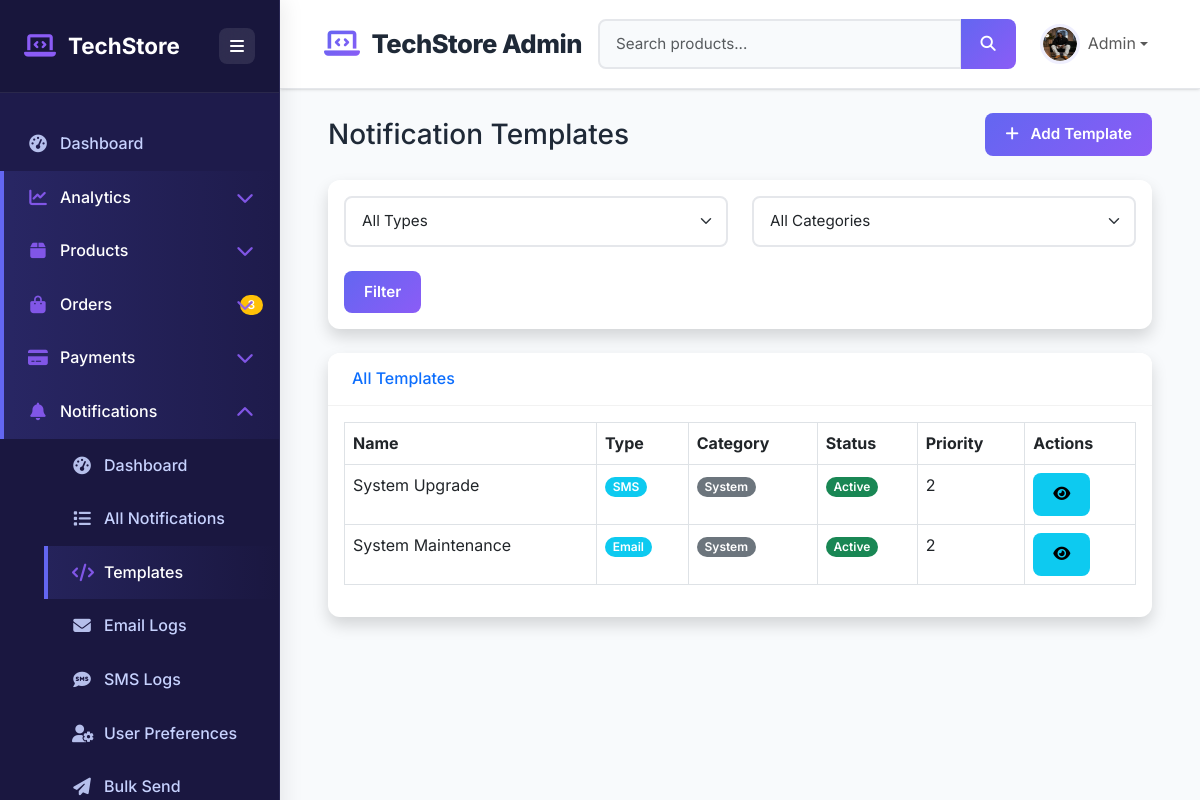
Screenshot of /notifications/admin-templates/ (signed in) with the database file from the repository.
### users/models.py (models this page shows, shortened)
class User(AbstractUser):
    ROLE_CHOICES = (
        ('customer', 'Customer'),
        ('seller', 'Seller'),
        ('admin', 'Administrator'),
    )
    role = models.CharField(max_length=20, choices=ROLE_CHOICES, default='customer')
    phone = models.CharField(max_length=20, blank=True)
    address = models.TextField(blank=True)
    city = models.CharField(max_length=100, blank=True)
    state = models.CharField(max_length=100, blank=True)
    country = models.CharField(max_length=100, blank=True)
    zip_code = models.CharField(max_length=20, blank=True)
    profile_picture = models.ImageField(upload_to='profiles/', blank=True)
    email_verified = models.BooleanField(default=False)
    phone_verified = models.BooleanField(default=False)
    email_verification_token = models.CharField(max_length=100, blank=True, null=True)
    email_token_created = models.DateTimeField(null=True, blank=True)
    otp = models.CharField(max_length=6, blank=True)
    otp_expiry = models.DateTimeField(null=True, blank=True)
    created_at = models.DateTimeField(auto_now_add=True)
    updated_at = models.DateTimeField(auto_now=True)
    class Meta:
        db_table = 'users'
    @property
    def profile_picture_url(self):
        if self.profile_picture and hasattr(self.profile_picture, 'url'):
            return self.profile_picture.url
        return None

### notifications/models.py (models this page shows, shortened)
class NotificationTemplate(models.Model):
    TEMPLATE_TYPE_CHOICES = [
        ('email', 'Email'),
        ('sms', 'SMS'),
        ('push', 'Push Notification'),
        ('whatsapp', 'WhatsApp'),
    ]
    NOTIFICATION_CATEGORY_CHOICES = [
        ('order', 'Order'),
        ('payment', 'Payment'),
        ('shipping', 'Shipping'),
        ('account', 'Account'),
        ('promotional', 'Promotional'),
        ('system', 'System'),
    ]
    name = models.CharField(max_length=100)
    template_type = models.CharField(max_length=20, choices=TEMPLATE_TYPE_CHOICES)
    category = models.CharField(max_length=20, choices=NOTIFICATION_CATEGORY_CHOICES)
    subject = models.CharField(max_length=200, blank=True)
    html_content = models.TextField(blank=True)  # For email/rich notifications
    text_content = models.TextField(blank=True)  # For SMS/plain text
    push_content = models.TextField(blank=True)  # For push notifications
    available_variables = models.JSONField(default=list)
    is_active = models.BooleanField(default=True)
    priority = models.IntegerField(default=1)  # 1=Low, 2=Medium, 3=High, 4=Urgent
    created_at = models.DateTimeField(auto_now_add=True)
    updated_at = models.DateTimeField(auto_now=True)
    class Meta:
        ordering = ['category', 'priority', 'name']
        unique_together = ['name', 'template_type']

### notifications/views.py (the view)
# urls.py: path('admin-templates/', views.admin_template_list, name='admin_template_list'),
@staff_member_required
def admin_template_list(request):
    templates = NotificationTemplate.objects.all().order_by('-updated_at')
    template_type = request.GET.get('type')
    if template_type:
        templates = templates.filter(template_type=template_type)
    category = request.GET.get('category')
    if category:
        templates = templates.filter(category=category)
    is_active = request.GET.get('is_active')
    if is_active == 'true':
        templates = templates.filter(is_active=True)
    elif is_active == 'false':
        templates = templates.filter(is_active=False)
    search_query = request.GET.get('q')
    if search_query:
        templates = templates.filter(
            Q(name__icontains=search_query) |
            Q(subject__icontains=search_query)
        )
    paginator = Paginator(templates, 25)
    page = request.GET.get('page')
    try:
        templates = paginator.page(page)
    except PageNotAnInteger:
        templates = paginator.page(1)
    except EmptyPage:
        templates = paginator.page(paginator.num_pages)
    context = {
        'templates': templates,
        'template_types': NotificationTemplate.TEMPLATE_TYPE_CHOICES,
        'categories': NotificationTemplate.NOTIFICATION_CATEGORY_CHOICES,
        'filter_params': request.GET,
    }
    return render(request, 'admin/notifications/template_list.html', context)

### cart/context_processors.py (called while the page is built)
def cart_items_count(request):
    cart_count = 0
    cart_total = 0
    try:
        if request.user.is_authenticated:
            cart = Cart.objects.filter(user=request.user, is_active=True).first()
        else:
            session_key = request.session.session_key
            if session_key:
                cart = Cart.objects.filter(session_key=session_key, user=None, is_active=True).first()
            else:
                cart = None
        if cart:
            cart_count = cart.total_quantity
            cart_total = cart.total_price
    except Exception:
        pass
    return {
        'cart_items_count': cart_count,
        'cart_total_amount': cart_total,
    }

### notifications/context_processors.py (called while the page is built)
def notification_context(request):
    if request.user.is_authenticated:
        unread_count = Notification.objects.filter(user=request.user, is_read=False).count()
        recent_notifications = Notification.objects.filter(
            user=request.user
        ).order_by('-created_at')[:5]
        return {
            'unread_notifications_count': unread_count,
            'user_notifications': recent_notifications,
        }
    return {}

def admin_notification_context(request):
    if request.user.is_authenticated and request.user.is_staff:
        return {
            'admin_unread_count': Notification.objects.filter(is_read=False).count(),
            'admin_failed_count': Notification.objects.filter(status='failed').count(),
            'admin_today_count': Notification.objects.filter(
                created_at__date=timezone.now().date()
            ).count(),
        }
    return {}

### payments/context_processors.py (called while the page is built)
def admin_context(request):
    context = {}
    if request.user.is_authenticated and (request.user.is_staff or getattr(request.user, 'role', '') == 'admin'):
        context.update({
            'pending_refunds_count': Refund.objects.filter(
                Q(status='pending') | Q(status='processing')
            ).count(),
        })
    return context

### users/context_processors.py (called while the page is built)
def admin_sidebar_context(request):
    if request.user.is_authenticated and (request.user.is_staff or request.user.role in ['admin', 'seller']):
        return {
            'pending_users_count': User.objects.filter(is_active=False).count(),
            'unverified_users_count': User.objects.filter(email_verified=False).count(),
        }
    return {}

### templates/admin/notifications/template_list.html (shortened to what this page needs)
{% extends 'admin/admin_base.html' %}
{% block content %}
<div class="container-fluid px-4">
    <div class="d-flex justify-content-between align-items-center mb-4">
        <h1 class="h3 mb-0">Notification Templates</h1>
        <a href="{% url 'notifications:admin_template_add' %}" class="btn btn-primary">
            <i class="fas fa-plus me-2"></i> Add Template
        </a>
    </div>
    <div class="card shadow mb-4">
        <div class="card-body">
            <form method="get" class="row g-3">
                <div class="col-md-6">
                    <select name="type" class="form-select">
                        <option value="">All Types</option>
                    </select>
                </div>
                <div class="col-md-6">
                    <select name="category" class="form-select">
                        <option value="">All Categories</option>
                    </select>
                </div>
                <div class="col-12">
                    <button type="submit" class="btn btn-primary">Filter</button>
                </div>
            </form>
        </div>
    </div>
    <div class="card shadow">
        <div class="card-header py-3">
            <h6 class="m-0 font-weight-bold text-primary">All Templates</h6>
        </div>
        <div class="card-body">
            <div class="table-responsive">
                <table class="table table-bordered">
                    <thead>
                        <tr>
                            <th>Name</th>
                            <th>Type</th>
                            <th>Category</th>
                            <th>Status</th>
                            <th>Priority</th>
                            <th>Actions</th>
                        </tr>
                    </thead>
                    <tbody>
                        {% for template in templates %}
                        <tr>
                            <td>{{ template.name }}</td>
                            <td><span class="badge bg-info">{{ template.get_template_type_display }}</span></td>
                            <td><span class="badge bg-secondary">{{ template.get_category_display }}</span></td>
                            <td>
                                {% if template.is_active %}
                                <span class="badge bg-success">Active</span>
                                {% else %}
                                <span class="badge bg-danger">Inactive</span>
                                {% endif %}
                            </td>
                            <td>{{ template.priority }}</td>
                            <td>
                                <a href="{% url 'notifications:admin_template_detail' template.id %}" class="btn btn-sm btn-info">
                                    <i class="fas fa-eye"></i>
                                </a>
                            </td>
                        </tr>
                        {% empty %}
                        <tr>
                            <td colspan="6" class="text-center py-4">No templates found</td>
                        </tr>
                        {% endfor %}
                    </tbody>
                </table>
            </div>
        </div>
    </div>
</div>
{% endblock %}

### templates/admin/admin_base.html (shortened to what this page needs)
<!DOCTYPE html>
<html lang="en">
<head>
    <link href="https://cdn.jsdelivr.net/npm/bootstrap@5.3.0/dist/css/bootstrap.min.css" rel="stylesheet">
    <link rel="stylesheet" href="https://cdnjs.cloudflare.com/ajax/libs/font-awesome/6.4.0/css/all.min.css">
</head>
<body>
    <div id="sidebar">
        <div class="sidebar-header">
            <h3>
                <i class="fas fa-laptop-code"></i>
                <span>TechStore</span>
            </h3>
            <button id="sidebarToggle" type="button" aria-label="Toggle sidebar">
                <i class="fas fa-bars"></i>
            </button>
        </div>
        <div class="sidebar-menu">
            <a href="{% url 'analytics:analytics_dashboard' %}" class="nav-link">
                <i class="fas fa-tachometer-alt"></i>
                <span>Dashboard</span>
            </a>
            <a href="#analyticsSubmenu" class="nav-link" data-bs-toggle="collapse">
                <i class="fas fa-chart-line"></i>
                <span>Analytics</span>
                <i class="fas fa-chevron-down ms-auto"></i>
            </a>
            <a href="#productsSubmenu" class="nav-link" data-bs-toggle="collapse">
                <i class="fas fa-box"></i>
                <span>Products</span>
                <i class="fas fa-chevron-down ms-auto"></i>
            </a>
            <a href="#ordersSubmenu" class="nav-link" data-bs-toggle="collapse">
                <i class="fas fa-shopping-bag"></i>
                <span>Orders</span>
                {% if pending_orders_count %}
                <span class="badge bg-warning badge-sidebar">{{ pending_orders_count }}</span>
                {% endif %}
                <i class="fas fa-chevron-down ms-auto"></i>
            </a>
            <a href="#paymentsSubmenu" class="nav-link" data-bs-toggle="collapse">
                <i class="fas fa-credit-card"></i>
                <span>Payments</span>
                <i class="fas fa-chevron-down ms-auto"></i>
            </a>
            <a href="#notificationsSubmenu" class="nav-link" data-bs-toggle="collapse">
                <i class="fas fa-bell"></i>
                <span>Notifications</span>
                <i class="fas fa-chevron-down ms-auto"></i>
            </a>
            <div class="collapse" id="notificationsSubmenu">
                <div class="submenu">
                    <a href="{% url 'notifications:admin_notification_dashboard' %}" class="nav-link">
                        <i class="fas fa-tachometer-alt"></i>
                        <span>Dashboard</span>
                    </a>
                    <a href="{% url 'notifications:admin_notification_list' %}" class="nav-link">
                        <i class="fas fa-list"></i>
                        <span>All Notifications</span>
                    </a>
                    <a href="{% url 'notifications:admin_template_list' %}" class="nav-link">
                        <i class="fas fa-code"></i>
                        <span>Templates</span>
                    </a>
                    <a href="{% url 'notifications:admin_email_logs' %}" class="nav-link">
                        <i class="fas fa-envelope"></i>
                        <span>Email Logs</span>
                    </a>
                    <a href="{% url 'notifications:admin_sms_logs' %}" class="nav-link">
                        <i class="fas fa-sms"></i>
                        <span>SMS Logs</span>
                    </a>
                    <a href="{% url 'notifications:admin_preferences_list' %}" class="nav-link">
                        <i class="fas fa-user-cog"></i>
                        <span>User Preferences</span>
                    </a>
                    <a href="{% url 'notifications:admin_send_bulk_notification' %}" class="nav-link">
                        <i class="fas fa-paper-plane"></i>
                        <span>Bulk Send</span>
                    </a>
                </div>
            </div>
        </div>
    </div>
    <div id="content">
        <nav class="top-navbar navbar navbar-expand-lg navbar-light">
            <div class="container-fluid">
                <a class="navbar-brand" href="{% url 'analytics:analytics_dashboard' %}">
                    <i class="fas fa-laptop-code"></i>
                    <span>TechStore Admin</span>
                </a>
                <div class="collapse navbar-collapse" id="navbarMain">
                    <form class="d-flex me-3 search-form" action="{% url 'products:product_search' %}" method="get">
                        <div class="input-group">
                            <input type="text" class="form-control search-input" placeholder="Search products..."
                                   name="q" aria-label="Search products">
                            <button class="btn btn-primary search-btn" type="submit">
                                <i class="fas fa-search"></i>
                            </button>
                        </div>
                    </form>
                    <div class="navbar-nav">
                        <div class="nav-item dropdown">
                            <a class="nav-link dropdown-toggle d-flex align-items-center" href="#"
                               id="userDropdown" role="button" data-bs-toggle="dropdown">
                                <div class="user-avatar me-2">
                                    {% if request.user.profile_picture_url %}
                                        <img src="{{ request.user.profile_picture_url }}"
                                             alt="{{ request.user.username }}"
                                             class="rounded-circle w-100 h-100">
                                    {% else %}
                                        <div class="rounded-circle bg-primary d-flex align-items-center justify-content-center w-100 h-100">
                                            <i class="fas fa-user text-white"></i>
                                        </div>
                                    {% endif %}
                                </div>
                                <span class="d-none d-md-inline">{{ request.user.username }}</span>
                            </a>
                        </div>
                    </div>
                </div>
            </div>
        </nav>
        <div class="container-fluid px-4 pt-4">
            {% block content %}{% endblock %}
        </div>
    </div>
</body>
</html>

### rows the page displays
User: user.profile_picture_url (picture), user.username "Admin"
NotificationTemplate: name "System Upgrade", template_type "SMS", category "System", is_active "Active", priority "2"
NotificationTemplate: name "System Maintenance", template_type "Email", category "System", is_active "Active", priority "2"

### other values shown
{{ pending_orders_count }} "3"
